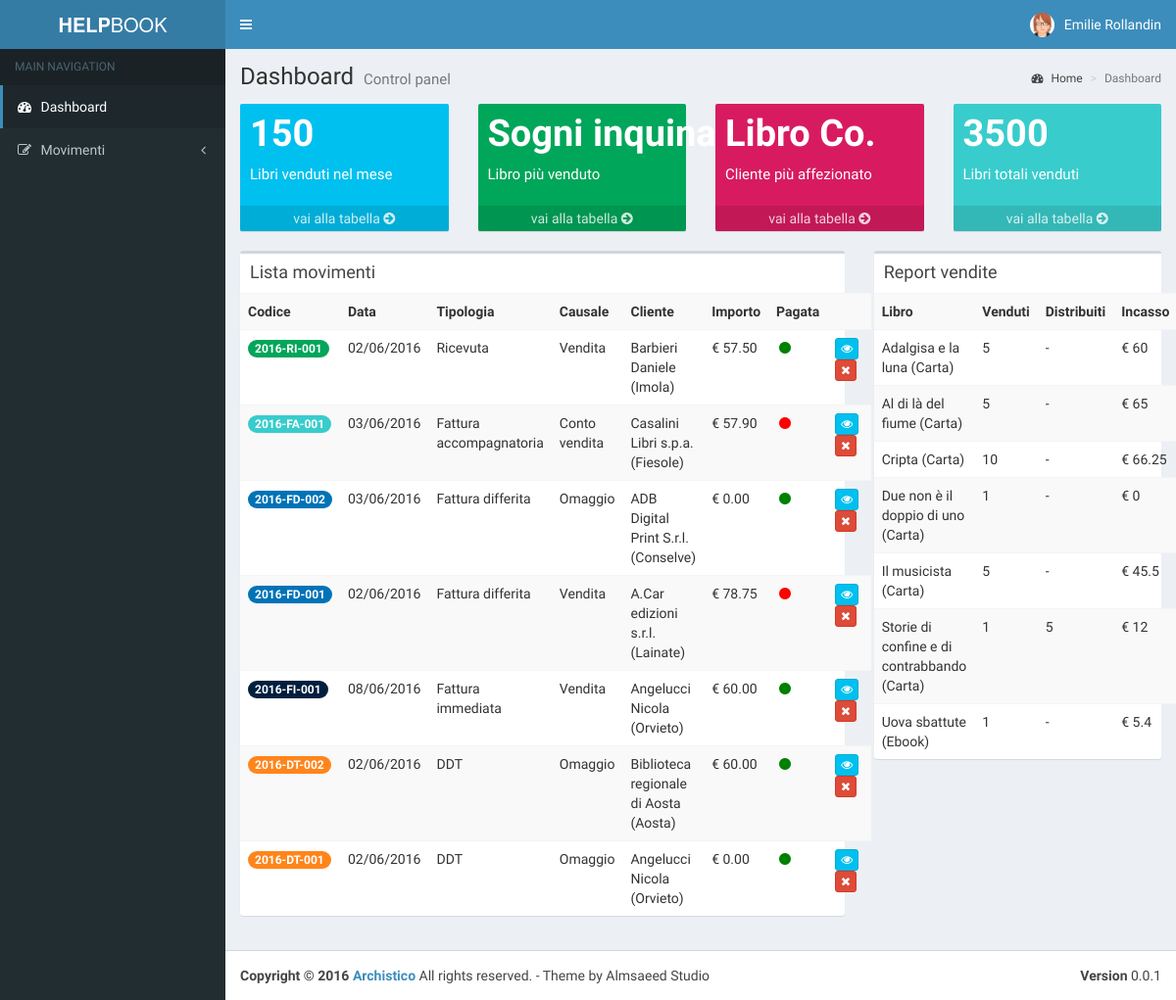
The page / on the database its author committed.
### tables this page shows
CREATE TABLE IF NOT EXISTS `movimenti` (
  `idmovimento` int(11) NOT NULL AUTO_INCREMENT,
  `fktipologia` int(11) NOT NULL,
  `fkcausale` int(11) NOT NULL,
  `numero` int(11) NOT NULL,
  `anno` int(11) NOT NULL,
  `riferimento` varchar(50) NOT NULL,
  `fksoggetto` int(11) NOT NULL,
  `movimentodata` date NOT NULL,
  `pagamentoentro` date NOT NULL,
  `pagata` tinyint(1) NOT NULL,
  `fkpagamentotipologia` int(11) NOT NULL,
  `datapagamento` date DEFAULT NULL,
  `spedizionecosto` double NOT NULL,
  `spedizionesconto` double NOT NULL,
  `fkaspetto` int(11) NOT NULL,
  `fktrasporto` int(11) NOT NULL,
  `note` varchar(255) NOT NULL DEFAULT '-',
  `cancellato` tinyint(1) NOT NULL DEFAULT '0',
  PRIMARY KEY (`idmovimento`),
  KEY `idmovimentotipologia` (`fktipologia`),
  KEY `idsoggetto` (`fksoggetto`),
  KEY `idpagamentotipologia` (`fkpagamentotipologia`),
  KEY `idmovimentoaspetto` (`fkaspetto`),
  KEY `idmovimentotrasporto` (`fktrasporto`)
);

CREATE TABLE IF NOT EXISTS `movimentitipologia` (
  `idmovimentotipologia` int(11) NOT NULL AUTO_INCREMENT,
  `movimentotipologia` varchar(50) NOT NULL,
  `codice` varchar(5) NOT NULL,
  `cancellato` tinyint(1) NOT NULL DEFAULT '0',
  PRIMARY KEY (`idmovimentotipologia`)
);

CREATE TABLE IF NOT EXISTS `movimenticausale` (
  `idmovimentocausale` int(11) NOT NULL AUTO_INCREMENT,
  `movimentocausale` varchar(100) NOT NULL,
  `cancellato` tinyint(1) NOT NULL DEFAULT '0',
  PRIMARY KEY (`idmovimentocausale`)
);

CREATE TABLE IF NOT EXISTS `soggetti` (
  `idsoggetto` int(11) NOT NULL AUTO_INCREMENT,
  `fktipologia` int(11) NOT NULL,
  `denominazione` varchar(255) NOT NULL,
  `telefono` varchar(50) NOT NULL,
  `cellulare` varchar(50) NOT NULL,
  `piva` varchar(50) NOT NULL,
  `codicefiscale` varchar(50) NOT NULL,
  `email` varchar(255) NOT NULL,
  `indirizzo` varchar(255) NOT NULL,
  `cap` varchar(50) NOT NULL,
  `comune` varchar(255) NOT NULL,
  `provincia` varchar(50) NOT NULL,
  `note` varchar(255) NOT NULL,
  `cancellato` tinyint(1) NOT NULL DEFAULT '0',
  PRIMARY KEY (`idsoggetto`),
  KEY `idsoggettotipologia` (`fktipologia`)
);

CREATE TABLE IF NOT EXISTS `movimentidettaglio` (
  `idmovimentodettaglio` int(11) NOT NULL AUTO_INCREMENT,
  `fkmovimento` int(11) NOT NULL,
  `fklibro` int(11) NOT NULL,
  `quantita` int(11) NOT NULL,
  `sconto` double NOT NULL,
  `cancellato` tinyint(1) NOT NULL DEFAULT '0',
  PRIMARY KEY (`idmovimentodettaglio`),
  KEY `idmovimento` (`fkmovimento`),
  KEY `idlibro` (`fklibro`)
);

CREATE TABLE IF NOT EXISTS `libri` (
  `idlibro` int(11) NOT NULL AUTO_INCREMENT,
  `fkcasaeditrice` int(11) NOT NULL,
  `titolo` varchar(255) NOT NULL,
  `sottotitolo` varchar(255) NOT NULL,
  `isbn` varchar(50) NOT NULL,
  `pagine` int(11) NOT NULL,
  `prezzo` double NOT NULL,
  `fkcollana` int(11) NOT NULL,
  `fktipologia` int(11) NOT NULL,
  `cancellato` tinyint(1) NOT NULL DEFAULT '0',
  PRIMARY KEY (`idlibro`),
  KEY `idcasaeditrice` (`fkcasaeditrice`),
  KEY `idcollana` (`fkcollana`),
  KEY `idlibrotipologia` (`fktipologia`)
);

CREATE TABLE IF NOT EXISTS `libritipologia` (
  `idlibrotipologia` int(11) NOT NULL AUTO_INCREMENT,
  `librotipologia` varchar(50) NOT NULL,
  `cancellato` tinyint(1) NOT NULL DEFAULT '0',
  PRIMARY KEY (`idlibrotipologia`)
);

### php/utilita.php (called while the page is built, shortened)
<?php
function convertiStringaToHTML($stringa) {
    return htmlentities($stringa, ENT_COMPAT,'ISO-8859-1', true);
}
?>

### php/movimenti.php (the view, shortened to what this page needs)
<?php
function movimentiListaTabella() {
    try {
        include 'config.php';
        $db = new PDO("mysql:host=" . $dbhost . ";dbname=" . $dbname, $dbuser, $dbpswd);
        $db->setAttribute(PDO::ATTR_ERRMODE, PDO::ERRMODE_WARNING);
        $db->setAttribute(PDO::ATTR_DEFAULT_FETCH_MODE, PDO::FETCH_OBJ);
        $db->setAttribute(PDO::MYSQL_ATTR_INIT_COMMAND, 'SET NAMES UTF8');
        $result = $db->query('SELECT movimenti.idmovimento, movimenti.numero, movimenti.anno, movimenti.movimentodata, movimenti.pagata, soggetti.denominazione, soggetti.comune, movimentitipologia.codice, movimentitipologia.movimentotipologia, movimenticausale.movimentocausale, pagamentitipologia.pagamentotipologia FROM movimenti INNER JOIN movimentitipologia ON movimenti.fktipologia=movimentitipologia.idmovimentotipologia INNER JOIN movimentiaspetto ON movimenti.fkaspetto=movimentiaspetto.idmovimentoaspetto INNER JOIN movimentitrasporto ON movimenti.fktrasporto=movimentitrasporto.idmovimentotrasporto INNER JOIN soggetti ON movimenti.fksoggetto=soggetti.idsoggetto INNER JOIN pagamentitipologia ON movimenti.fkpagamentotipologia=pagamentitipologia.idpagamentotipologia INNER JOIN movimenticausale ON movimenti.fkcausale=movimenticausale.idmovimentocausale WHERE movimenti.cancellato=0 ORDER BY movimenti.anno DESC, movimenti.fktipologia DESC, movimenti.numero DESC');
        foreach ($result as $row) {
            $row = get_object_vars($row);
            print "<tr>";
            $num_padded = sprintf("%03d", $row['numero']);
            switch ($row['codice']) {
                case 'DT':
                    print "<td><span class='badge bg-orange'>" . $row['anno'] . "-" . $row['codice'] . "-" . $num_padded . "</span></td>";
                    break;
                case 'FA':
                    print "<td><span class='badge bg-teal'>" . $row['anno'] . "-" . $row['codice'] . "-" . $num_padded . "</span></td>";
                    break;
                case 'FD':
                    print "<td><span class='badge bg-blue'>" . $row['anno'] . "-" . $row['codice'] . "-" . $num_padded . "</span></td>";
                    break;
                case 'FI':
                    print "<td><span class='badge bg-navy'>" . $row['anno'] . "-" . $row['codice'] . "-" . $num_padded . "</span></td>";
                    break;
                case 'RI':
                    print "<td><span class='badge bg-green'>" . $row['anno'] . "-" . $row['codice'] . "-" . $num_padded . "</span></td>";
                    break;
            }
            $movimentodata = DateTime::createFromFormat('Y-m-d', $row['movimentodata']);
            print "<td>" . $movimentodata->format('d/m/Y') . "</td>";
            print "<td>" . $row['movimentotipologia'] . "</td>";
            print "<td>" . $row['movimentocausale'] . "</td>";
            if($row['comune']) {
                 print "<td>" . $row['denominazione'] . " (". $row['comune'] .")</td>";
            } else {
                 print "<td>" . $row['denominazione'] . "</td>";
            }
            print "<td>&euro; " . movimentoDettaglioImportoTotale($row['idmovimento']) . "</td>";
            if($row['pagata']) {
                print "<td><i class = 'fa fa-fw fa-circle' style = 'color:green'></i></td>";
            } else {
                print "<td><i class = 'fa fa-fw fa-circle' style = 'color:red'></i></td>";
            }
            print "<td><a class='btn btn-xs btn-info' href='movimentovisualizza.php?idmovimento=".$row['idmovimento']."' role='button' style='margin-right: 5px'><i class = 'fa fa-eye'></i></a><a class='btn btn-xs btn-danger' href='movimentocancella.php?idmovimento=".$row['idmovimento']."' role='button'><i class = 'fa fa-remove'></i></a></td>";
            print "</tr>";
        }
    } catch (PDOException $e) {
        throw new PDOException("Error  : " . $e->getMessage());
    }
}
function movimentoDettaglioImportoTotale($idmovimento) {
    try {
        include 'config.php';
        $db = new PDO("mysql:host=" . $dbhost . ";dbname=" . $dbname, $dbuser, $dbpswd);
        $db->setAttribute(PDO::ATTR_ERRMODE, PDO::ERRMODE_WARNING);
        $db->setAttribute(PDO::ATTR_DEFAULT_FETCH_MODE, PDO::FETCH_OBJ);
        $db->setAttribute(PDO::MYSQL_ATTR_INIT_COMMAND, 'SET NAMES UTF8');
        $totale = 0;
        $result = $db->query('SELECT libri.prezzo, movimentidettaglio.quantita, movimentidettaglio.sconto FROM movimentidettaglio INNER JOIN libri ON movimentidettaglio.fklibro = libri.idlibro WHERE libri.cancellato = 0 && movimentidettaglio.fkmovimento='.$idmovimento);
        foreach ($result as $row) {
            $row = get_object_vars($row);
            $quantita = $row['quantita'];
            $prezzo = $row['prezzo'];
            $sconto = $row['sconto'];
            $prezzoscontato = $prezzo *(1 - $sconto/100);
            $subtotale = $prezzoscontato * $quantita;
            $totale += $subtotale;
        }
        return number_format($totale, 2);
    } catch (PDOException $e) {
        throw new PDOException("Error  : " . $e->getMessage());
    }
}

### php/libri.php (shortened to what this page needs)
<?php
function libriPiuVendutiTabella() {
    try {
        include 'config.php';
        $db = new PDO("mysql:host=" . $dbhost . ";dbname=" . $dbname, $dbuser, $dbpswd);
        $db->setAttribute(PDO::ATTR_ERRMODE, PDO::ERRMODE_WARNING);
        $db->setAttribute(PDO::ATTR_DEFAULT_FETCH_MODE, PDO::FETCH_OBJ);
        $db->setAttribute(PDO::MYSQL_ATTR_INIT_COMMAND, 'SET NAMES UTF8');
        $conteggio = array();
        $result = $db->query('SELECT libri.titolo, libri.prezzo, libritipologia.librotipologia, movimentitipologia.codice, movimentidettaglio.quantita, movimentidettaglio.sconto FROM movimentidettaglio INNER JOIN movimenti ON movimentidettaglio.fkmovimento = movimenti.idmovimento INNER JOIN libri ON libri.idlibro = movimentidettaglio.fklibro INNER JOIN libritipologia ON libri.fktipologia = libritipologia.idlibrotipologia INNER JOIN movimentitipologia ON movimenti.fktipologia = movimentitipologia.idmovimentotipologia WHERE movimentidettaglio.cancellato = 0 AND libri.cancellato = 0 AND movimenti.cancellato = 0 ORDER BY libri.titolo ASC, libritipologia.librotipologia ASC;');
        foreach ($result as $row) {
            $row = get_object_vars($row);
            if(!isset($conteggio[$row['titolo']]))
            {
                $conteggio[$row['titolo']] = new OperaConteggio();
                $conteggio[$row['titolo']]->titolo = $row['titolo'];
                $conteggio[$row['titolo']]->venduti += 0;
                $conteggio[$row['titolo']]->contodeposito += 0;
                $conteggio[$row['titolo']]->montantevenduto += 0;
                $conteggio[$row['titolo']]->titolotipo = $row['librotipologia'];
            }
            if($row['codice']=='FA' || $row['codice']=='FD' || $row['codice']=='FI' || $row['codice']=='RI'){
                $conteggio[$row['titolo']]->venduti += $row['quantita'];
                $prezzo = $row['prezzo'];
                $quantita = $row['quantita'];
                $sconto = 1 - $row['sconto'] / 100;
                $totale = $prezzo * $quantita * $sconto;
                $totale = round($totale * 100) / 100;
                $conteggio[$row['titolo']]->montantevenduto += $totale;
            }
            if ($row['codice'] == 'DT') {
                $conteggio[$row['titolo']]->contodeposito += $row['quantita'];
            }
        }
        foreach ($conteggio as $row) {
                print "<tr>";
                print "<td>" . convertiStringaToHTML($row->titolo) . " (".$row->titolotipo.")</td>";
                print "<td>" . $row->venduti . "</td>";
                if($row->contodeposito == 0) {
                    print "<td>-</td>";
                } else {
                    print "<td>" . $row->contodeposito . "</td>";
                }
                print "<td>&euro; " . $row->montantevenduto . "</td>";
                print "</tr>";
            }
    } catch (PDOException $e) {
        throw new PDOException("Error  : " . $e->getMessage());
    }
}

### rows shown on the page
movimenti: anno "2016", movimentitipologia.codice "RI", numero "001", movimentodata "02/06/2016", movimentitipologia.movimentotipologia "Ricevuta", movimenticausale.movimentocausale "Vendita", soggetti.denominazione "Barbieri Daniele", soggetti.comune "Imola", idmovimento "57.50", pagata 1 (drawn)
movimenti: anno "2016", movimentitipologia.codice "FA", numero "001", movimentodata "03/06/2016", movimentitipologia.movimentotipologia "Fattura accompagnatoria", movimenticausale.movimentocausale "Conto vendita", soggetti.denominazione "Casalini Libri s.p.a.", soggetti.comune "Fiesole", idmovimento "57.90", pagata 0 (drawn)
movimenti: anno "2016", movimentitipologia.codice "FD", numero "002", movimentodata "03/06/2016", movimentitipologia.movimentotipologia "Fattura differita", movimenticausale.movimentocausale "Omaggio", soggetti.denominazione "ADB Digital Print S.r.l.", soggetti.comune "Conselve", idmovimento "0.00", pagata 1 (drawn)
movimenti: anno "2016", movimentitipologia.codice "FD", numero "001", movimentodata "02/06/2016", movimentitipologia.movimentotipologia "Fattura differita", movimenticausale.movimentocausale "Vendita", soggetti.denominazione "A.Car edizioni s.r.l.", soggetti.comune "Lainate", idmovimento "78.75", pagata 0 (drawn)
movimenti: anno "2016", movimentitipologia.codice "FI", numero "001", movimentodata "08/06/2016", movimentitipologia.movimentotipologia "Fattura immediata", movimenticausale.movimentocausale "Vendita", soggetti.denominazione "Angelucci Nicola", soggetti.comune "Orvieto", idmovimento "60.00", pagata 1 (drawn)
movimenti: anno "2016", movimentitipologia.codice "DT", numero "002", movimentodata "02/06/2016", movimentitipologia.movimentotipologia "DDT", movimenticausale.movimentocausale "Omaggio", soggetti.denominazione "Biblioteca regionale di Aosta", soggetti.comune "Aosta", idmovimento "60.00", pagata 1 (drawn)
movimenti: anno "2016", movimentitipologia.codice "DT", numero "001", movimentodata "02/06/2016", movimentitipologia.movimentotipologia "DDT", movimenticausale.movimentocausale "Omaggio", soggetti.denominazione "Angelucci Nicola", soggetti.comune "Orvieto", idmovimento "0.00", pagata 1 (drawn)
movimentidettaglio: libri.titolo "Adalgisa e la luna", libritipologia.librotipologia "Carta", quantita "5", montantevenduto "60"
movimentidettaglio: libri.titolo "Al di là del fiume", libritipologia.librotipologia "Carta", quantita "5", montantevenduto "65"
movimentidettaglio: libri.titolo "Cripta", libritipologia.librotipologia "Carta", venduti "10", montantevenduto "66.25"
movimentidettaglio: libri.titolo "Il musicista", libritipologia.librotipologia "Carta", quantita "5", montantevenduto "45.5"
movimentidettaglio: libri.titolo "Uova sbattute", libritipologia.librotipologia "Ebook", quantita "1", montantevenduto "5.4"

### other values the page prints
convertiStringaToHTML($row->titolo) "Due non è il doppio di uno"
$row->titolotipo "Carta"
$row->venduti "1"
$row->montantevenduto "0"
convertiStringaToHTML($row->titolo) "Storie di confine e di contrabbando"
$row->contodeposito "5"
$row->montantevenduto "12"
